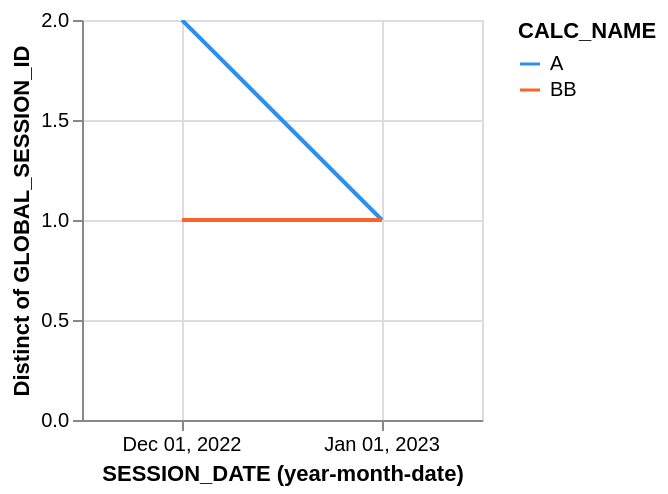

Describe this chart as a Vega-Lite specification.
### Vega specification from a JSON file in a GitHub repository (floating-point values rounded to 4 significant figures)
{"$schema": "https://vega.github.io/schema/vega/v5.json", "background": "white", "padding": 5, "height": 200, "style": "cell", "data": [{"name": "pivot_hover_3eb8ffb8_6f35_4e9d_93f2_512f1caca573_store"}, {"name": "user_sessions", "values": [{"CALC_NAME": "A", "GLOBAL_SESSION_ID": 1, "SESSION_DATE": "2022-12-01"}, {"CALC_NAME": "A", "GLOBAL_SESSION_ID": 2, "SESSION_DATE": "2022-12-01"}, {"CALC_NAME": "A", "GLOBAL_SESSION_ID": 2, "SESSION_DATE": "2022-12-01"}, {"CALC_NAME": "A", "GLOBAL_SESSION_ID": 3, "SESSION_DATE": "2023-01-01"}, {"CALC_NAME": "BB", "GLOBAL_SESSION_ID": 4, "SESSION_DATE": "2022-12-01"}, {"CALC_NAME": "BB", "GLOBAL_SESSION_ID": 4, "SESSION_DATE": "2022-12-01"}, {"CALC_NAME": "BB", "GLOBAL_SESSION_ID": -5, "SESSION_DATE": "2023-01-01"}]}, {"name": "data_0", "source": "user_sessions", "transform": [{"type": "formula", "expr": "toDate(datum[\"SESSION_DATE\"])", "as": "SESSION_DATE"}]}, {"name": "data_1", "source": "data_0", "transform": [{"type": "filter", "expr": "isValid(datum[\"SESSION_DATE\"])"}, {"field": "SESSION_DATE", "type": "timeunit", "units": ["year", "month", "date"], "timezone": "utc", "as": ["yearmonthdate_SESSION_DATE", "yearmonthdate_SESSION_DATE_end"]}, {"type": "aggregate", "groupby": ["yearmonthdate_SESSION_DATE", "CALC_NAME"], "ops": ["distinct"], "fields": ["GLOBAL_SESSION_ID"], "as": ["distinct_GLOBAL_SESSION_ID"]}]}, {"name": "data_2", "source": "data_1", "transform": [{"type": "filter", "expr": "isValid(datum[\"distinct_GLOBAL_SESSION_ID\"]) && isFinite(+datum[\"distinct_GLOBAL_SESSION_ID\"])"}]}, {"name": "data_3", "source": "data_0", "transform": [{"field": "SESSION_DATE", "type": "timeunit", "timezone": "utc", "units": ["year", "month", "date"], "as": ["yearmonthdate_SESSION_DATE", "yearmonthdate_SESSION_DATE_end"]}, {"type": "pivot", "field": "CALC_NAME", "value": "GLOBAL_SESSION_ID", "op": "distinct", "groupby": ["yearmonthdate_SESSION_DATE"]}]}, {"name": "data_4", "source": "data_0", "transform": [{"type": "aggregate", "groupby": ["CALC_NAME"], "ops": [], "fields": [], "as": []}, {"type": "window", "params": [null], "as": ["rank"], "ops": ["rank"], "fields": [null], "sort": {"field": [], "order": []}}, {"type": "filter", "expr": "datum.rank <= 21"}]}], "signals": [{"name": "x_step", "value": 100}, {"name": "width", "update": "bandspace(domain('x').length, 0, 0) * x_step"}, {"name": "unit", "value": {}, "on": [{"events": "mousemove", "update": "isTuple(group()) ? group() : unit"}]}, {"name": "pivot_hover_3eb8ffb8_6f35_4e9d_93f2_512f1caca573", "update": "vlSelectionResolve(\"pivot_hover_3eb8ffb8_6f35_4e9d_93f2_512f1caca573_store\", \"union\", true, true)"}, {"name": "pivot_hover_3eb8ffb8_6f35_4e9d_93f2_512f1caca573_tuple", "on": [{"events": [{"source": "scope", "type": "mouseover", "markname": "layer_0_layer_1_layer_0_voronoi"}], "update": "datum && item().mark.marktype !== 'group' && indexof(item().mark.role, 'legend') < 0 ? {unit: \"layer_0_layer_1_layer_0\", fields: pivot_hover_3eb8ffb8_6f35_4e9d_93f2_512f1caca573_tuple_fields, values: [(item().isVoronoi ? datum.datum : datum)[\"yearmonthdate_SESSION_DATE\"]]} : null", "force": true}, {"events": [{"source": "view", "type": "mouseout"}], "update": "null"}]}, {"name": "pivot_hover_3eb8ffb8_6f35_4e9d_93f2_512f1caca573_tuple_fields", "value": [{"type": "E", "field": "yearmonthdate_SESSION_DATE"}]}, {"name": "pivot_hover_3eb8ffb8_6f35_4e9d_93f2_512f1caca573_toggle", "value": false, "on": [{"events": [{"source": "scope", "type": "mouseover", "markname": "layer_0_layer_1_layer_0_voronoi"}], "update": "event.shiftKey"}, {"events": [{"source": "view", "type": "mouseout"}], "update": "false"}]}, {"name": "pivot_hover_3eb8ffb8_6f35_4e9d_93f2_512f1caca573_modify", "on": [{"events": {"signal": "pivot_hover_3eb8ffb8_6f35_4e9d_93f2_512f1caca573_tuple"}, "update": "modify(\"pivot_hover_3eb8ffb8_6f35_4e9d_93f2_512f1caca573_store\", pivot_hover_3eb8ffb8_6f35_4e9d_93f2_512f1caca573_toggle ? null : pivot_hover_3eb8ffb8_6f35_4e9d_93f2_512f1caca573_tuple, pivot_hover_3eb8ffb8_6f35_4e9d_93f2_512f1caca573_toggle ? null : true, pivot_hover_3eb8ffb8_6f35_4e9d_93f2_512f1caca573_toggle ? pivot_hover_3eb8ffb8_6f35_4e9d_93f2_512f1caca573_tuple : null)"}]}], "marks": [{"name": "layer_0_layer_0_layer_0_pathgroup", "type": "group", "from": {"facet": {"name": "faceted_path_layer_0_layer_0_layer_0_main", "data": "data_1", "groupby": ["CALC_NAME"]}}, "encode": {"update": {"width": {"field": {"group": "width"}}, "height": {"field": {"group": "height"}}}}, "marks": [{"name": "layer_0_layer_0_layer_0_marks", "type": "line", "clip": true, "style": ["line"], "sort": {"field": "datum[\"yearmonthdate_SESSION_DATE\"]"}, "interactive": false, "from": {"data": "faceted_path_layer_0_layer_0_layer_0_main"}, "encode": {"update": {"stroke": {"scale": "layer_0_layer_0_color", "field": "CALC_NAME"}, "opacity": {"value": 1}, "description": {"signal": "\"SESSION_DATE (year-month-date): \" + (timeFormat(datum[\"yearmonthdate_SESSION_DATE\"], timeUnitSpecifier([\"year\",\"month\",\"date\"], {\"year-month\":\"%b %Y \",\"year-month-date\":\"%b %d, %Y \"}))) + \"; Distinct of GLOBAL_SESSION_ID: \" + (format(datum[\"distinct_GLOBAL_SESSION_ID\"], \"\")) + \"; CALC_NAME: \" + (isValid(datum[\"CALC_NAME\"]) ? datum[\"CALC_NAME\"] : \"\"+datum[\"CALC_NAME\"])"}, "x": {"scale": "x", "field": "yearmonthdate_SESSION_DATE", "band": 0.5}, "y": {"scale": "y", "field": "distinct_GLOBAL_SESSION_ID"}, "defined": {"signal": "isValid(datum[\"distinct_GLOBAL_SESSION_ID\"]) && isFinite(+datum[\"distinct_GLOBAL_SESSION_ID\"])"}}}}]}, {"name": "layer_0_layer_0_layer_1_marks", "type": "symbol", "clip": true, "style": ["point"], "interactive": false, "from": {"data": "data_2"}, "encode": {"update": {"fill": {"value": "transparent"}, "stroke": {"scale": "layer_0_layer_0_color", "field": "CALC_NAME"}, "opacity": [{"test": "length(data(\"pivot_hover_3eb8ffb8_6f35_4e9d_93f2_512f1caca573_store\")) && vlSelectionTest(\"pivot_hover_3eb8ffb8_6f35_4e9d_93f2_512f1caca573_store\", datum)", "value": 1}, {"value": 0}], "ariaRoleDescription": {"value": "point"}, "description": {"signal": "\"SESSION_DATE (year-month-date): \" + (timeFormat(datum[\"yearmonthdate_SESSION_DATE\"], timeUnitSpecifier([\"year\",\"month\",\"date\"], {\"year-month\":\"%b %Y \",\"year-month-date\":\"%b %d, %Y \"}))) + \"; Distinct of GLOBAL_SESSION_ID: \" + (format(datum[\"distinct_GLOBAL_SESSION_ID\"], \"\")) + \"; CALC_NAME: \" + (isValid(datum[\"CALC_NAME\"]) ? datum[\"CALC_NAME\"] : \"\"+datum[\"CALC_NAME\"])"}, "x": {"scale": "x", "field": "yearmonthdate_SESSION_DATE", "band": 0.5}, "y": {"scale": "y", "field": "distinct_GLOBAL_SESSION_ID"}, "size": {"value": 80}}}}, {"name": "layer_0_layer_1_layer_0_marks", "type": "rule", "clip": true, "style": ["rule"], "interactive": true, "from": {"data": "data_3"}, "encode": {"update": {"stroke": {"value": "CHART_DEFAULT_RULE_COLOR_MARKER"}, "opacity": [{"test": "length(data(\"pivot_hover_3eb8ffb8_6f35_4e9d_93f2_512f1caca573_store\")) && vlSelectionTest(\"pivot_hover_3eb8ffb8_6f35_4e9d_93f2_512f1caca573_store\", datum)", "value": 0.3}, {"value": 0}], "tooltip": {"signal": "{\"SESSION_DATE (year-month-date)\": timeFormat(datum[\"yearmonthdate_SESSION_DATE\"], timeUnitSpecifier([\"year\",\"month\",\"date\"], {\"year-month\":\"%b %Y \",\"year-month-date\":\"%b %d, %Y \"}))}"}, "description": {"signal": "\"SESSION_DATE (year-month-date): \" + (timeFormat(datum[\"yearmonthdate_SESSION_DATE\"], timeUnitSpecifier([\"year\",\"month\",\"date\"], {\"year-month\":\"%b %Y \",\"year-month-date\":\"%b %d, %Y \"})))"}, "x": {"scale": "x", "field": "yearmonthdate_SESSION_DATE", "band": 0.5}, "y": {"value": 0}, "y2": {"field": {"group": "height"}}}}}, {"name": "layer_0_layer_1_layer_0_voronoi", "type": "path", "interactive": true, "from": {"data": "layer_0_layer_1_layer_0_marks"}, "encode": {"update": {"fill": {"value": "transparent"}, "strokeWidth": {"value": 0.35}, "stroke": {"value": "transparent"}, "isVoronoi": {"value": true}, "tooltip": {"signal": "{\"SESSION_DATE (year-month-date)\": timeFormat(datum.datum[\"yearmonthdate_SESSION_DATE\"], timeUnitSpecifier([\"year\",\"month\",\"date\"], {\"year-month\":\"%b %Y \",\"year-month-date\":\"%b %d, %Y \"}))}"}}}, "transform": [{"type": "voronoi", "x": {"expr": "datum.datum.x || 0"}, "y": {"expr": "datum.datum.y || 0"}, "size": [{"signal": "width"}, {"signal": "height"}]}]}, {"name": "aggregate_color_spec_3eb8ffb8_6f35_4e9d_93f2_512f1caca573_marks", "type": "rule", "clip": true, "style": ["rule"], "interactive": false, "from": {"data": "data_4"}, "encode": {"update": {}}}], "scales": [{"name": "x", "type": "band", "domain": {"fields": [{"data": "data_1", "field": "yearmonthdate_SESSION_DATE"}, {"data": "data_2", "field": "yearmonthdate_SESSION_DATE"}, {"data": "data_3", "field": "yearmonthdate_SESSION_DATE"}], "sort": true}, "range": {"step": {"signal": "x_step"}}, "paddingInner": 0, "paddingOuter": 0}, {"name": "y", "type": "linear", "domain": {"fields": [{"data": "data_1", "field": "distinct_GLOBAL_SESSION_ID"}, {"data": "data_2", "field": "distinct_GLOBAL_SESSION_ID"}]}, "range": [{"signal": "height"}, 0], "nice": true, "zero": true}, {"name": "layer_0_layer_0_color", "type": "ordinal", "domain": {"fields": [{"data": "data_1", "field": "CALC_NAME"}, {"data": "data_2", "field": "CALC_NAME"}], "sort": true}, "range": ["#2c90ed", "#fc632a", "#585858", "#4cd964", "#b9e09b", "#a50fa9", "#f7daf6", "#553096", "#72e5ef", "#871d32", "#1c9820", "#f53176", "#658114", "#f989a4", "#04a38f", "#18519b", "#eb67f9", "#e8ea35", "#562fff", "#a77ae9"]}], "axes": [{"scale": "x", "orient": "bottom", "grid": true, "gridScale": "y", "domain": false, "labels": false, "aria": false, "maxExtent": 0, "minExtent": 0, "ticks": false, "zindex": 0}, {"scale": "y", "orient": "left", "grid": true, "gridScale": "x", "tickCount": {"signal": "ceil(height/40)"}, "domain": false, "labels": false, "aria": false, "maxExtent": 0, "minExtent": 0, "ticks": false, "zindex": 0}, {"scale": "x", "orient": "bottom", "grid": false, "title": "SESSION_DATE (year-month-date)", "labels": true, "ticks": true, "format": {"signal": "timeUnitSpecifier([\"year\",\"month\",\"date\"], {\"year-month\":\"%b %Y \",\"year-month-date\":\"%b %d, %Y \"})"}, "formatType": "time", "labelOverlap": true, "zindex": 0}, {"scale": "y", "orient": "left", "grid": false, "title": "Distinct of GLOBAL_SESSION_ID", "labels": true, "ticks": true, "labelOverlap": true, "tickCount": {"signal": "ceil(height/40)"}, "zindex": 0}], "legends": [{"symbolOpacity": 1, "symbolType": "stroke", "stroke": "layer_0_layer_0_color", "title": "CALC_NAME", "encode": {"symbols": {"update": {"fill": {"value": "transparent"}}}}}], "config": {"legend": {"orient": "right"}}, "usermeta": {"selectionConfigs": {}}}
